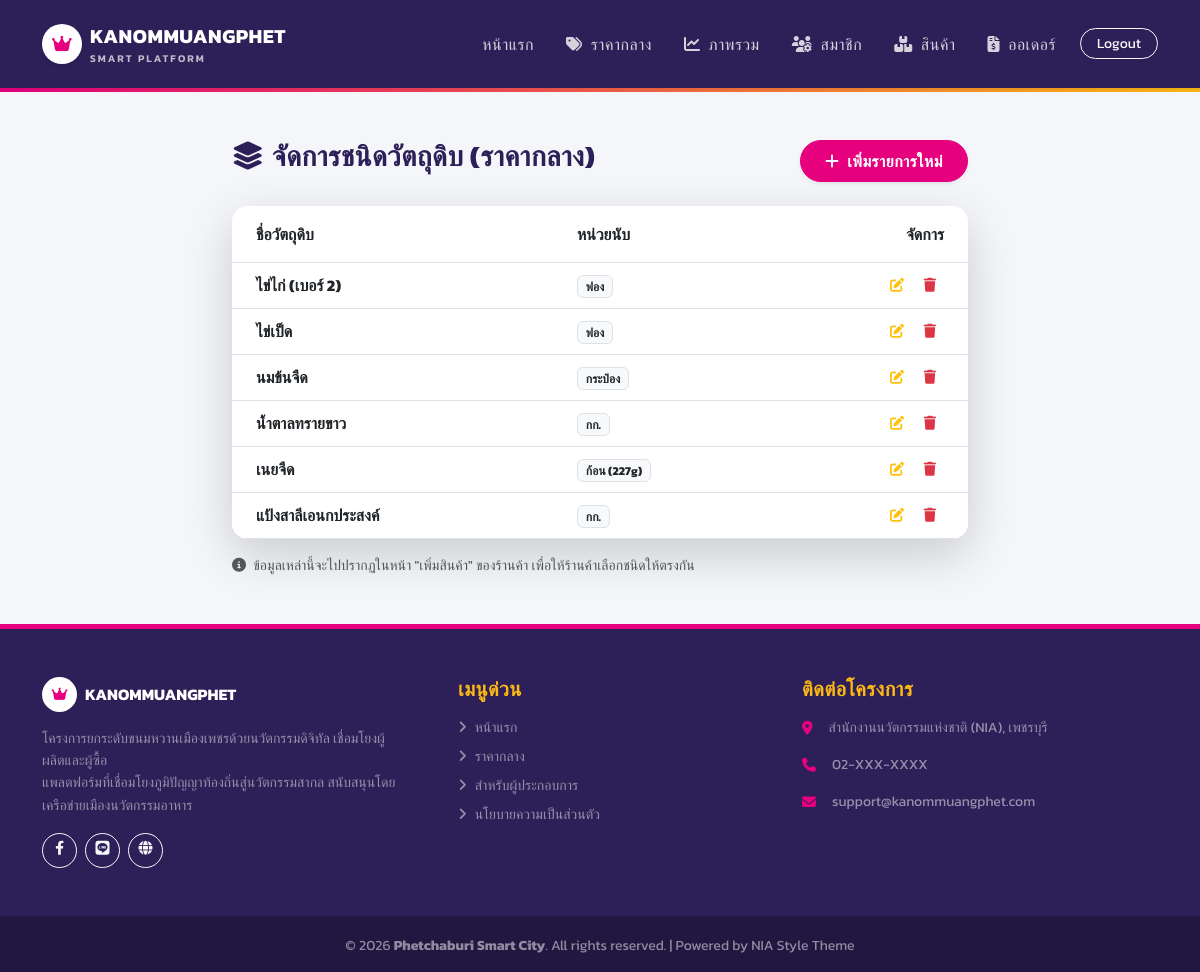
Screenshot of /admin/central_ingredients.php (signed in) with the database file from the repository.
### tables this page shows
CREATE TABLE `central_ingredients` (
  `id` int(11) NOT NULL,
  `name` varchar(255) NOT NULL COMMENT 'ชื่อมาตรฐาน เช่น ไข่ไก่, น้ำตาลทราย',
  `unit` varchar(50) NOT NULL COMMENT 'หน่วยมาตรฐาน เช่น ฟอง, กก.',
  `created_at` timestamp NOT NULL DEFAULT CURRENT_TIMESTAMP
);

### function.php (called while the page is built, shortened)
<?php
function condb()
{
    global $config;
    $db_host = $config['database']['host'];
    $db_name = $config['database']['dbname'];
    $db_user = $config['database']['username'];
    $db_pass = $config['database']['password'];
    $charset = $config['database']['charset'];
    try {
        $dsn = "mysql:host=$db_host;dbname=$db_name;charset=$charset";
        $options = $config['database']['options'];
        $pdo = new PDO($dsn, $db_user, $db_pass, $options);
        return $pdo;
    } catch (PDOException $e) {
        die("Connection failed: " . $e->getMessage());
    }
}
function select($sql, $params = [])
{
    $pdo = condb();
    try {
        $stmt = $pdo->prepare($sql);
        $stmt->execute($params);
        return $stmt->fetchAll();
    } catch (PDOException $e) {
        return [];
    }
}

### admin/central_ingredients.php (the view, shortened to what this page needs)
<?php
require_once '../config.php';
require_once '../function.php';
$items = select("SELECT * FROM central_ingredients ORDER BY name ASC");
include '../includes/header.php';
include '../includes/navbar.php';
?>
<div class="container py-5">
    <div class="row justify-content-center">
        <div class="col-lg-8">
            <div class="d-flex justify-content-between align-items-center mb-4">
                <h3 class="fw-bold text-purple"><i class="fas fa-layer-group me-2"></i>จัดการชนิดวัตถุดิบ (ราคากลาง)</h3>
                <button class="btn btn-nia rounded-pill px-4 shadow-sm fw-bold" data-bs-toggle="modal" data-bs-target="#addModal">
                    <i class="fas fa-plus me-1"></i> เพิ่มรายการใหม่
                </button>
            </div>
            <div class="card border-0 shadow-lg rounded-4 overflow-hidden">
                <div class="card-body p-0">
                    <div class="table-responsive">
                        <table class="table table-hover align-middle mb-0">
                            <thead class="bg-light text-secondary">
                                <tr>
                                    <th class="ps-4 py-3">ชื่อวัตถุดิบ</th>
                                    <th class="py-3">หน่วยนับ</th>
                                    <th class="py-3 text-end pe-4">จัดการ</th>
                                </tr>
                            </thead>
                            <tbody>
                                <?php if(empty($items)): ?>
                                    <tr><td colspan="3" class="text-center py-5 text-muted">ยังไม่มีข้อมูล</td></tr>
                                <?php else: ?>
                                    <?php foreach($items as $row): ?>
                                    <tr>
                                        <td class="ps-4 fw-bold"><?= htmlspecialchars($row['name']) ?></td>
                                        <td><span class="badge bg-light text-dark border"><?= htmlspecialchars($row['unit']) ?></span></td>
                                        <td class="text-end pe-4">
                                            <button class="btn btn-sm btn-outline-warning border-0"
                                                    onclick="editItem(<?= $row['id'] ?>, '<?= htmlspecialchars($row['name']) ?>', '<?= htmlspecialchars($row['unit']) ?>')">
                                                <i class="fas fa-edit"></i>
                                            </button>
                                            <a href="?action=delete&id=<?= $row['id'] ?>" class="btn btn-sm btn-outline-danger border-0" onclick="return confirm('ยืนยันการลบ?');">
                                                <i class="fas fa-trash"></i>
                                            </a>
                                        </td>
                                    </tr>
                                    <?php endforeach; ?>
                                <?php endif; ?>
                            </tbody>
                        </table>
                    </div>
                </div>
            </div>
            <div class="mt-3 text-muted small">
                <i class="fas fa-info-circle me-1"></i> ข้อมูลเหล่านี้จะไปปรากฏในหน้า "เพิ่มสินค้า" ของร้านค้า เพื่อให้ร้านค้าเลือกชนิดให้ตรงกัน
            </div>
        </div>
    </div>
</div>
<?php include '../includes/footer.php'; ?>

### assets/style.css (style rules this page uses)
:root { --nia-magenta: #E6007E; --nia-purple: #2D1F57; --nia-gold: #FDB913; --nia-bg: #F4F6F9; --text-dark: #333333; --text-muted: #6c757d; }
body { font-family: 'Kanit', sans-serif; background-color: var(--nia-bg); color: var(--text-dark); -webkit-font-smoothing: antialiased; }
h1, h2, h3, h4, h5, h6 { font-weight: 600; color: var(--nia-purple); letter-spacing: -0.5px; }
a { text-decoration: none; transition: all 0.2s ease; }
.text-purple { color: var(--nia-purple) !important; }
.btn-nia { background-color: var(--nia-magenta); border: 1px solid var(--nia-magenta); color: white; border-radius: 50px; padding: 8px 24px; font-weight: 500; transition: all 0.3s ease; }
.card { border: none; background: white; transition: all 0.3s ease; }

### rows the page displays
central_ingredients: name "ไข่ไก่ (เบอร์ 2)", unit "ฟอง"
central_ingredients: name "ไข่เป็ด", unit "ฟอง"
central_ingredients: name "นมข้นจืด", unit "กระป๋อง"
central_ingredients: name "น้ำตาลทรายขาว", unit "กก."
central_ingredients: name "เนยจืด", unit "ก้อน (227g)"
central_ingredients: name "แป้งสาลีเอนกประสงค์", unit "กก."

### other values shown
$config['app']['desc'] "โครงการยกระดับขนมหวานเมืองเพชรด้วยนวัตกรรมดิจิทัล เชื่อมโยงผู้ผลิตและผู้ซื้อ"
$config['contact']['address'] "สำนักงานนวัตกรรมแห่งชาติ (NIA), เพชรบุรี"
$config['contact']['phone'] "02-XXX-XXXX"
$config['contact']['email'] "support@kanommuangphet.com"
